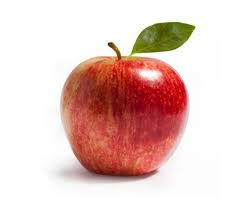
//> input picture ImageSample/apple.jpg, 243 x 208 px
$ ./laplacian_filter ../ImageSample/apple.jpg   (built with g++ and OpenCV 4)
//> lines starting //> are read from the running program, lines starting //| are printed output that depends on the picture
/**
 * @file laplacian_filter.cpp
 * @author your name (you@domain.com)
 * @brief ラプラシアンフィルタ
 * @version 0.1
 * @date 2021-06-17
 *
 * @copyright Copyright (c) 2021
 *
 */
#include <iostream>
#include <string>
#include <cmath>
#include <random>
#include <opencv2/opencv.hpp>
using namespace std;
using namespace cv;

int main(int argc, char** argv)
{
    try
    {
        if (argc < 2)
            throw ("few parameters.");

        // 画像読み込み
        Mat img_src;
        img_src = imread(argv[1], IMREAD_GRAYSCALE);
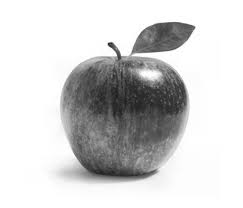
//> img_src: 208 rows x 243 cols, CV_8UC1; min 27, max 255, mean 209.9
        if (img_src.empty())
            throw ("failed open file.");

        // 画像準備
        Mat img_laplacian;
        img_src.copyTo(img_laplacian);

        // ラプラシアンフィルタ
        Laplacian(img_src, img_laplacian, CV_32F, 3);
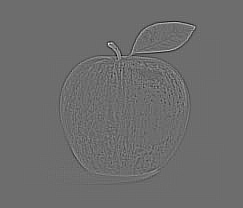
//> img_laplacian: 208 rows x 243 cols, CV_32FC1; min -730, max 970, mean 0; drawn with min black and max white
        convertScaleAbs(img_laplacian, img_laplacian, 1, 0);
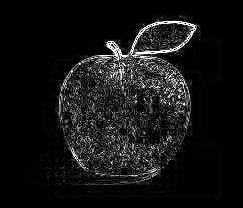
//> img_laplacian: 208 rows x 243 cols, CV_8UC1; min 0, max 255, mean 19.9
        imshow("img_laplacian", img_laplacian);


        waitKey(0);
    }
    catch (const char* str)
    {
        cerr << str << endl;
    }
    return 0;
}
